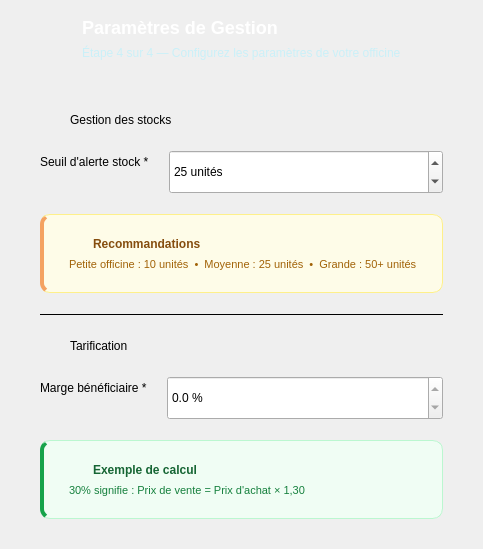
  <widget class="QWizardPage" name="page_settings">
   <property name="title">
    <string/>
   </property>
   <property name="subTitle">
    <string/>
   </property>
   <layout class="QVBoxLayout" name="layout_settings">
    <property name="spacing">
     <number>0</number>
    </property>
    <property name="leftMargin">
     <number>0</number>
    </property>
    <property name="topMargin">
     <number>0</number>
    </property>
    <property name="rightMargin">
     <number>0</number>
    </property>
    <property name="bottomMargin">
     <number>0</number>
    </property>
    <item>
     <widget class="QFrame" name="header_settings">
      <property name="minimumSize">
       <size>
        <width>0</width>
        <height>80</height>
       </size>
      </property>
      <property name="maximumSize">
       <size>
        <width>16777215</width>
        <height>80</height>
       </size>
      </property>
      <layout class="QHBoxLayout" name="header_settings_layout">
       <property name="leftMargin">
        <number>40</number>
       </property>
       <property name="topMargin">
        <number>16</number>
       </property>
       <property name="rightMargin">
        <number>40</number>
       </property>
       <property name="bottomMargin">
        <number>16</number>
       </property>
       <item>
        <widget class="QLabel" name="settings_icon">
         <property name="minimumSize">
          <size>
           <width>36</width>
           <height>36</height>
          </size>
         </property>
         <property name="maximumSize">
          <size>
           <width>36</width>
           <height>36</height>
          </size>
         </property>
         <property name="styleSheet">
          <string notr="true">background: transparent;</string>
         </property>
         <property name="pixmap">
          <pixmap resource="../Icon.qrc">:/Icon/Icons/settings_white.svg</pixmap>
         </property>
         <property name="scaledContents">
          <bool>true</bool>
         </property>
        </widget>
       </item>
       <item>
        <layout class="QVBoxLayout" name="settings_text_layout">
         <property name="spacing">
          <number>2</number>
         </property>
         <item>
          <widget class="QLabel" name="settings_title">
           <property name="styleSheet">
            <string notr="true">color: #ffffff; font-size: 18px; font-weight: 700; background: transparent;</string>
           </property>
           <property name="text">
            <string>Paramètres de Gestion</string>
           </property>
          </widget>
         </item>
         <item>
          <widget class="QLabel" name="settings_subtitle">
           <property name="styleSheet">
            <string notr="true">color: #CAF0F8; font-size: 12px; background: transparent;</string>
           </property>
           <property name="text">
            <string>Étape 4 sur 4 — Configurez les paramètres de votre officine</string>
           </property>
          </widget>
         </item>
        </layout>
       </item>
       <item>
        <spacer name="settings_header_spacer">
         <property name="orientation">
          <enum>Qt::Orientation::Horizontal</enum>
         </property>
         <property name="sizeHint" stdset="0">
          <size>
           <width>0</width>
           <height>0</height>
          </size>
         </property>
        </spacer>
       </item>
      </layout>
     </widget>
    </item>
    <item>
     <widget class="QFrame" name="card_settings">
      <property name="frameShape">
       <enum>QFrame::Shape::NoFrame</enum>
      </property>
      <layout class="QVBoxLayout" name="settings_content">
       <property name="spacing">
        <number>20</number>
       </property>
       <property name="leftMargin">
        <number>40</number>
       </property>
       <property name="topMargin">
        <number>30</number>
       </property>
       <property name="rightMargin">
        <number>40</number>
       </property>
       <property name="bottomMargin">
        <number>30</number>
       </property>
       <item>
        <layout class="QHBoxLayout" name="section_stock_header_layout">
         <property name="spacing">
          <number>10</number>
         </property>
         <item>
          <widget class="QLabel" name="section_stock_icon">
           <property name="minimumSize">
            <size>
             <width>20</width>
             <height>20</height>
            </size>
           </property>
           <property name="maximumSize">
            <size>
             <width>20</width>
             <height>20</height>
            </size>
           </property>
           <property name="pixmap">
            <pixmap resource="../Icon.qrc">:/Icon/Icons/archive.svg</pixmap>
           </property>
           <property name="scaledContents">
            <bool>true</bool>
           </property>
          </widget>
         </item>
         <item>
          <widget class="QLabel" name="section_stock_title">
           <property name="styleSheet">
            <string notr="true">.section_title { color: #023E8A; font-size: 15px; font-weight: 700; background: transparent; }</string>
           </property>
           <property name="text">
            <string>Gestion des stocks</string>
           </property>
          </widget>
         </item>
         <item>
          <spacer name="section_stock_spacer">
           <property name="orientation">
            <enum>Qt::Orientation::Horizontal</enum>
           </property>
           <property name="sizeHint" stdset="0">
            <size>
             <width>0</width>
             <height>0</height>
            </size>
           </property>
          </spacer>
         </item>
        </layout>
       </item>
       <item>
        <layout class="QFormLayout" name="form_stock">
         <property name="labelAlignment">
          <set>Qt::AlignmentFlag::AlignRight|Qt::AlignmentFlag::AlignTrailing|Qt::AlignmentFlag::AlignVCenter</set>
         </property>
         <property name="horizontalSpacing">
          <number>20</number>
         </property>
         <property name="verticalSpacing">
          <number>12</number>
         </property>
         <item row="0" column="0">
          <widget class="QLabel" name="label_low_stock">
           <property name="text">
            <string>Seuil d'alerte stock *</string>
           </property>
          </widget>
         </item>
         <item row="0" column="1">
          <layout class="QHBoxLayout" name="low_stock_layout">
           <item>
            <widget class="QSpinBox" name="input_low_stock_threshold">
             <property name="minimumSize">
              <size>
               <width>0</width>
               <height>44</height>
              </size>
             </property>
             <property name="suffix">
              <string> unités</string>
             </property>
             <property name="minimum">
              <number>1</number>
             </property>
             <property name="maximum">
              <number>1000</number>
             </property>
             <property name="value">
              <number>25</number>
             </property>
            </widget>
           </item>
          </layout>
         </item>
        </layout>
       </item>
       <item>
        <widget class="QFrame" name="stock_help_box">
         <property name="styleSheet">
          <string notr="true">#stock_help_box {
    background-color: #fefce8;
    border: 1px solid #fef08a;
    border-left: 4px solid #F4A261;
    border-radius: 10px;
    padding: 12px 16px;
}</string>
         </property>
         <layout class="QVBoxLayout" name="stock_help_layout">
          <property name="spacing">
           <number>6</number>
          </property>
          <item>
           <layout class="QHBoxLayout" name="stock_help_title_layout">
            <property name="spacing">
             <number>8</number>
            </property>
            <item>
             <widget class="QLabel" name="stock_help_icon">
              <property name="minimumSize">
               <size>
                <width>16</width>
                <height>16</height>
               </size>
              </property>
              <property name="maximumSize">
               <size>
                <width>16</width>
                <height>16</height>
               </size>
              </property>
              <property name="pixmap">
               <pixmap resource="../Icon.qrc">:/Icon/Icons/star.svg</pixmap>
              </property>
              <property name="scaledContents">
               <bool>true</bool>
              </property>
             </widget>
            </item>
            <item>
             <widget class="QLabel" name="stock_help_title">
              <property name="styleSheet">
               <string notr="true">color: #854d0e; font-size: 12px; font-weight: 600; background: transparent;</string>
              </property>
              <property name="text">
               <string>Recommandations</string>
              </property>
             </widget>
            </item>
            <item>
             <spacer name="stock_help_spacer">
              <property name="orientation">
               <enum>Qt::Orientation::Horizontal</enum>
              </property>
              <property name="sizeHint" stdset="0">
               <size>
                <width>0</width>
                <height>0</height>
               </size>
              </property>
             </spacer>
            </item>
           </layout>
          </item>
          <item>
           <widget class="QLabel" name="stock_help_text">
            <property name="styleSheet">
             <string notr="true">color: #a16207; font-size: 11px; background: transparent;</string>
            </property>
            <property name="text">
             <string>Petite officine : 10 unités  •  Moyenne : 25 unités  •  Grande : 50+ unités</string>
            </property>
           </widget>
          </item>
         </layout>
        </widget>
       </item>
       <item>
        <widget class="QFrame" name="divider_settings">
         <property name="frameShape">
          <enum>QFrame::Shape::HLine</enum>
         </property>
        </widget>
       </item>
       <item>
        <layout class="QHBoxLayout" name="section_pricing_header_layout">
         <property name="spacing">
          <number>10</number>
         </property>
         <item>
          <widget class="QLabel" name="section_pricing_icon">
           <property name="minimumSize">
            <size>
             <width>20</width>
             <height>20</height>
            </size>
           </property>
           <property name="maximumSize">
            <size>
             <width>20</width>
             <height>20</height>
            </size>
           </property>
           <property name="pixmap">
            <pixmap resource="../Icon.qrc">:/Icon/Icons/percent.svg</pixmap>
           </property>
           <property name="scaledContents">
            <bool>true</bool>
           </property>
          </widget>
         </item>
         <item>
          <widget class="QLabel" name="section_pricing_title">
           <property name="styleSheet">
            <string notr="true">.section_title { color: #023E8A; font-size: 15px; font-weight: 700; background: transparent; }</string>
           </property>
           <property name="text">
            <string>Tarification</string>
           </property>
          </widget>
         </item>
         <item>
          <spacer name="section_pricing_spacer">
           <property name="orientation">
            <enum>Qt::Orientation::Horizontal</enum>
           </property>
           <property name="sizeHint" stdset="0">
            <size>
             <width>0</width>
             <height>0</height>
            </size>
           </property>
          </spacer>
         </item>
        </layout>
       </item>
       <item>
        <layout class="QFormLayout" name="form_pricing">
         <property name="labelAlignment">
          <set>Qt::AlignmentFlag::AlignRight|Qt::AlignmentFlag::AlignTrailing|Qt::AlignmentFlag::AlignVCenter</set>
         </property>
         <property name="horizontalSpacing">
          <number>20</number>
         </property>
         <property name="verticalSpacing">
          <number>12</number>
         </property>
         <item row="0" column="0">
          <widget class="QLabel" name="label_profit_margin">
           <property name="text">
            <string>Marge bénéficiaire *</string>
           </property>
          </widget>
         </item>
         <item row="0" column="1">
          <layout class="QHBoxLayout" name="profit_margin_layout">
           <item>
            <widget class="QDoubleSpinBox" name="input_profit_margin">
             <property name="minimumSize">
              <size>
               <width>0</width>
               <height>44</height>
              </size>
             </property>
             <property name="suffix">
              <string> %</string>
             </property>
             <property name="decimals">
              <number>1</number>
             </property>
             <property name="minimum">
              <double>0.000000000000000</double>
             </property>
             <property name="maximum">
              <double>0.000000000000000</double>
             </property>
             <property name="value">
              <double>0.000000000000000</double>
             </property>
            </widget>
           </item>
          </layout>
         </item>
        </layout>
       </item>
       <item>
        <widget class="QFrame" name="pricing_help_box">
         <property name="styleSheet">
          <string notr="true">#pricing_help_box {
    background-color: #f0fdf4;
    border: 1px solid #bbf7d0;
    border-left: 4px solid #16A34A;
    border-radius: 10px;
    padding: 12px 16px;
}</string>
         </property>
         <layout class="QVBoxLayout" name="pricing_help_layout">
          <property name="spacing">
           <number>6</number>
          </property>
          <item>
           <layout class="QHBoxLayout" name="pricing_help_title_layout">
            <property name="spacing">
             <number>8</number>
            </property>
            <item>
             <widget class="QLabel" name="pricing_help_icon">
              <property name="minimumSize">
               <size>
                <width>16</width>
                <height>16</height>
               </size>
              </property>
              <property name="maximumSize">
               <size>
                <width>16</width>
                <height>16</height>
               </size>
              </property>
              <property name="pixmap">
               <pixmap resource="../Icon.qrc">:/Icon/Icons/calculator.svg</pixmap>
              </property>
              <property name="scaledContents">
               <bool>true</bool>
              </property>
             </widget>
            </item>
            <item>
             <widget class="QLabel" name="pricing_help_title">
              <property name="styleSheet">
               <string notr="true">color: #166534; font-size: 12px; font-weight: 600; background: transparent;</string>
              </property>
              <property name="text">
               <string>Exemple de calcul</string>
              </property>
             </widget>
            </item>
            <item>
             <spacer name="pricing_help_spacer">
              <property name="orientation">
               <enum>Qt::Orientation::Horizontal</enum>
              </property>
              <property name="sizeHint" stdset="0">
               <size>
                <width>0</width>
                <height>0</height>
               </size>
              </property>
             </spacer>
            </item>
           </layout>
          </item>
          <item>
           <widget class="QLabel" name="pricing_help_text">
            <property name="styleSheet">
             <string notr="true">color: #15803d; font-size: 11px; background: transparent;</string>
            </property>
            <property name="text">
             <string>30% signifie : Prix de vente = Prix d'achat × 1,30</string>
            </property>
           </widget>
          </item>
         </layout>
        </widget>
       </item>
       <item>
        <spacer name="settings_bottom_spacer">
         <property name="orientation">
          <enum>Qt::Orientation::Vertical</enum>
         </property>
         <property name="sizeHint" stdset="0">
          <size>
           <width>0</width>
           <height>0</height>
          </size>
         </property>
        </spacer>
       </item>
      </layout>
     </widget>
    </item>
   </layout>
  </widget>
